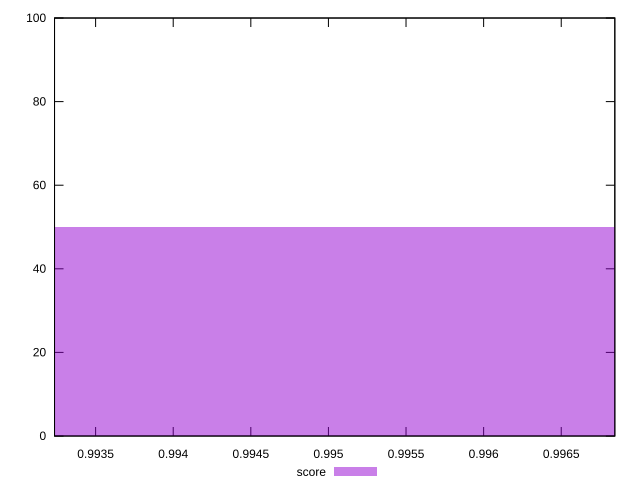

gnuplot code for this plot:
reset

$score <<EOF
0.9964535658174205 50
0.9927215299903889 50
EOF

set key outside below
set boxwidth 0.0037320358270315373
set xrange [0.9932353217589898:0.9968452734058874]
set yrange [0:100]
set style fill transparent solid 0.5 noborder
set terminal svg size 640, 490 enhanced background rgb 'white'
set output "report_00007_2020-12-11T15:55:29.892Z/first-cpu-idle/samples/pages+cached+noexternal+noimg/score/histogram.svg"

plot $score title "score" with boxes

reset
